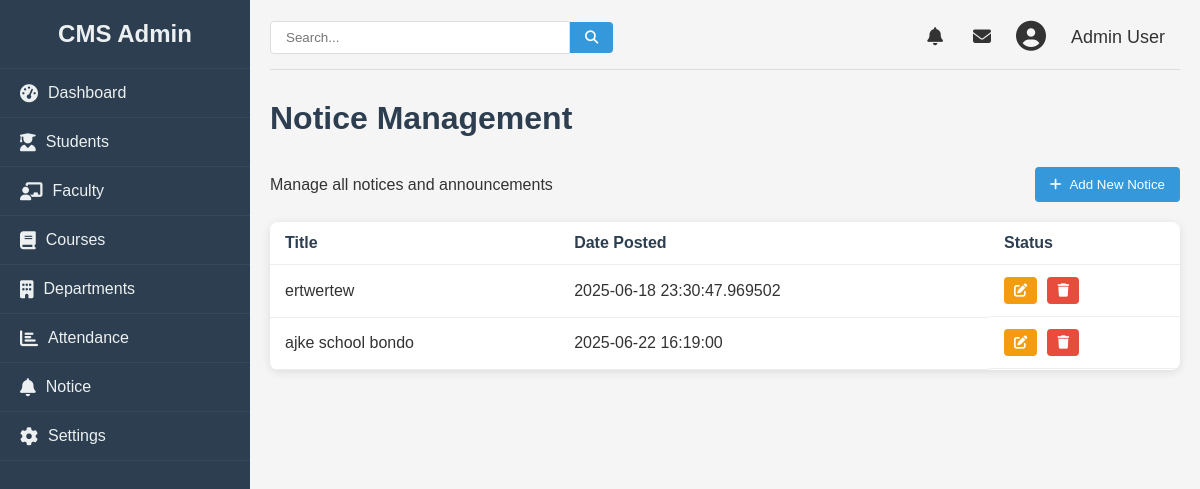
Page /admin/notice (signed in) on the earlier database version.
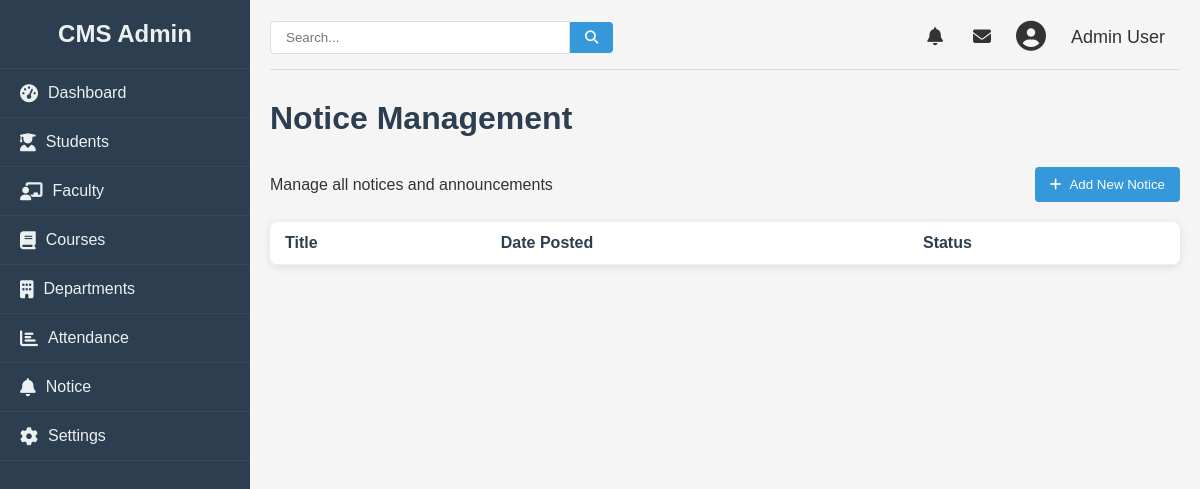
Same page on the later database version.
### college/model.py (models this page shows, shortened)
class Notice(db.Model):
    id = db.Column(db.Integer, primary_key=True)
    title = db.Column(db.String(100), nullable=False)
    content = db.Column(db.String, nullable=False)
    date = db.Column(db.DateTime, nullable=False)

### college/admin/adminroute.py (the view)
@app.route("/admin/notice", methods = ["GET", "POST"])
def notice():
    logged = 'user_id' in session
    if logged:
        notices = Notice.query.all()
        return render_template("notice.html", notices=notices, data= False)
    else:
        return redirect(url_for("login"))

### college/admin/templates/notice.html (shortened to what this page needs)
{% from "macro/cmsnav.html" import cmsnav%}
{%extends "admbase.html"%}
{%block head%}
<link rel="stylesheet" href="{{url_for('static', filename='css/styles.css')}}">
<link rel="stylesheet" href="https://cdnjs.cloudflare.com/ajax/libs/font-awesome/6.4.0/css/all.min.css">
{%endblock%}
{%block content%}
<div class="container" w-tid="21">
    {{cmsnav()}}
    <main class="main-content" w-tid="111">
        <header class="top-header" w-tid="113">
            <div class="search-box" w-tid="115">
                <input type="text" placeholder="Search..." w-tid="117" />
                <button w-tid="119"><i class="fas fa-search" w-tid="121"></i></button>
            </div>
            <div class="user-profile" w-tid="123">
                <span class="notification" w-tid="125"><i class="fas fa-bell" w-tid="127"></i></span>
                <span class="message" w-tid="129"><i class="fas fa-envelope" w-tid="131"></i></span>
                <div class="profile-img" w-tid="133">
                    <i class="fas fa-user-circle" w-tid="135"></i>
                </div>
                <span class="username" w-tid="137">Admin User</span>
            </div>
        </header>
        <div id="dashboard-page" class="content-section" w-tid="139">
            <div class="dashboard" w-tid="141">
                <h1 w-tid="357">Notice Management</h1>
                <div class="students-header" w-tid="359">
                    <p w-tid="361">Manage all notices and announcements</p>
                    <button class="add-student-btn" w-tid="363">
                        <a style="text-decoration: none; color:white;" href="/admin/addnotice">
                            <i class="fas fa-plus" w-tid="365"></i>
                            Add New Notice
                        </a>
                    </button>
                </div>
                <div class="students-table" w-tid="1167">
                    <table w-tid="1169">
                        <thead w-tid="1171">
                            <tr w-tid="1173">
                                <th w-tid="1177">Title</th>
                                <th w-tid="1181">Date Posted</th>
                                <th w-tid="1187">Status</th>
                            </tr>
                        </thead>
                        <tbody w-tid="1191">
                            {%for notice in notices %}
                            <tr w-tid="1193">
                                <td w-tid="1197">{{ notice.title }}</td>
                                <td w-tid="1201">{{ notice.date }}</td>
                                <td class="action-cell" w-tid="1211">
                                    <button class="action-btn edit-btn" w-tid="1217">
                                        <a href="/admin/update/notice/{{notice.id}}">
                                            <i class="fas fa-edit" w-tid="1219"></i>
                                        </a>
                                    </button>
                                    <button class="action-btn delete-btn" w-tid="1221"><a href="/admin/notice/delete/{{notice.id}}"><i class="fas fa-trash" w-tid="723"></i></a></button>
                                </td>
                            </tr>
                            {%endfor%}
                        </tbody>
                    </table>
                </div>
            </div>
        </div>
    </main>
</div>
{%endblock%}

Differences in the rows shown:
removed Notice: title "ertwertew", date "2025-06-18 23:30:47.969502"
removed Notice: title "ajke school bondo", date "2025-06-22 16:19:00"
